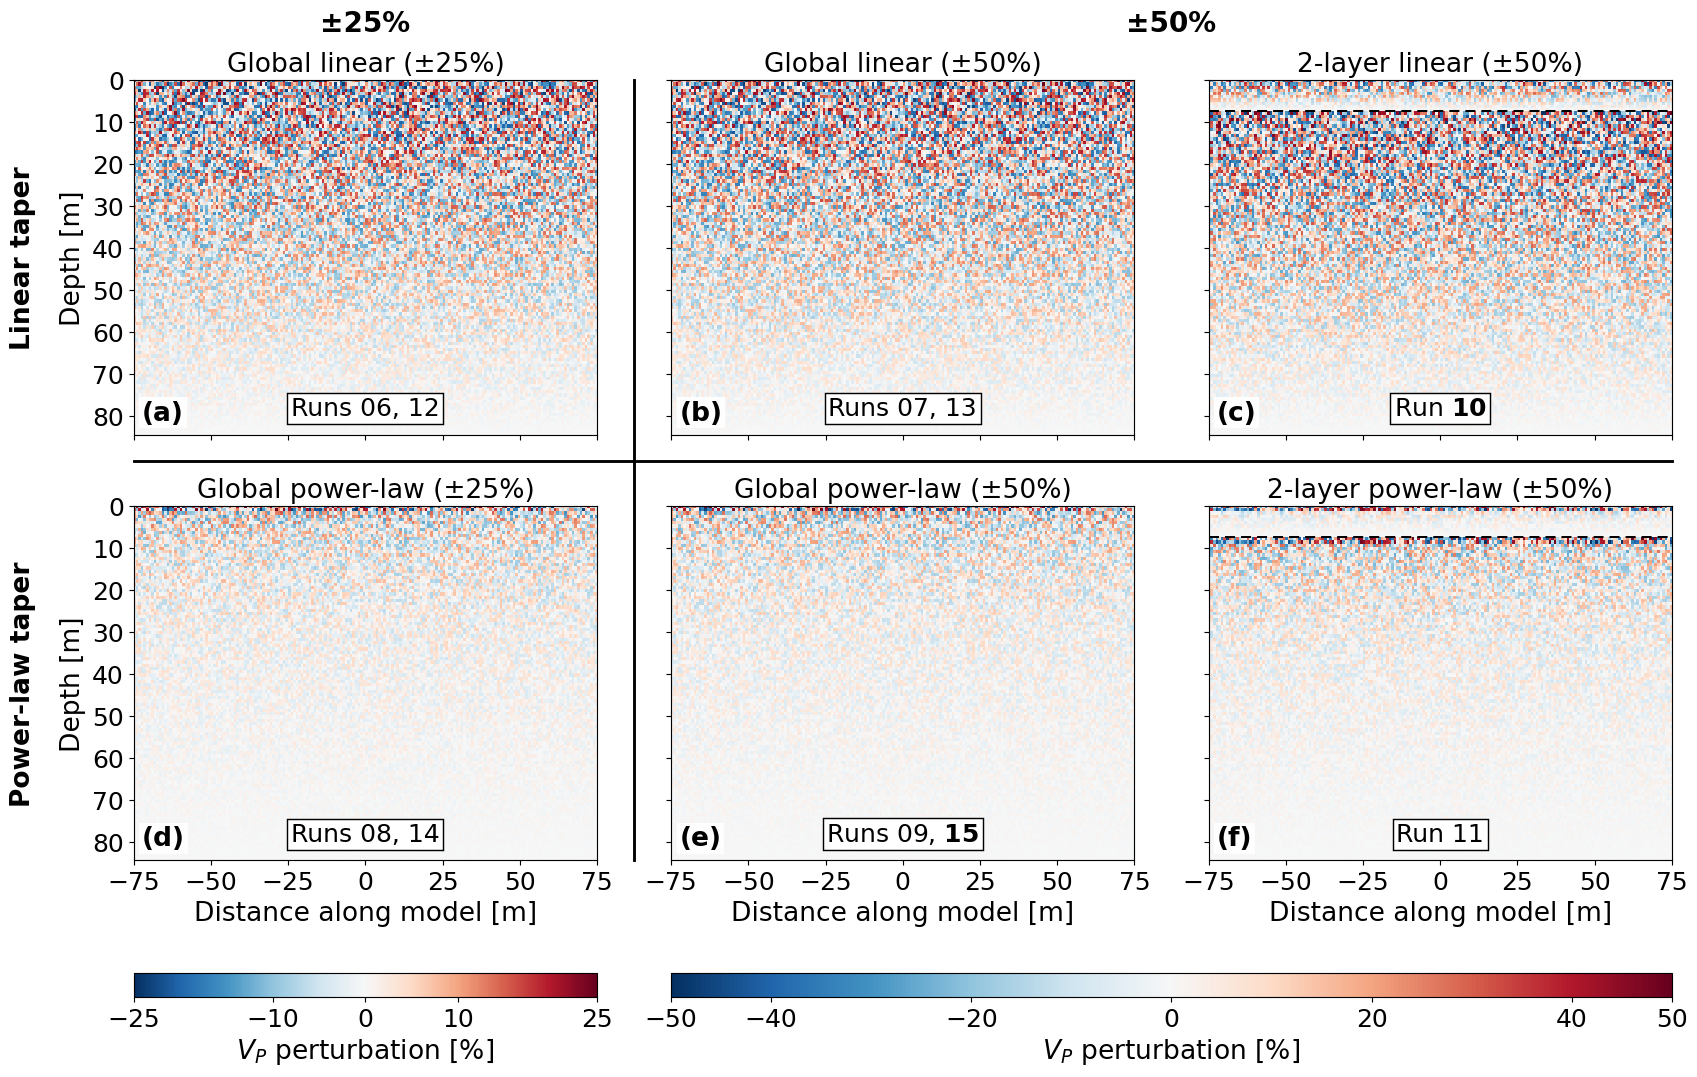

The script that saved this image:
"""Figure 5: example random V_P perturbation fields for the scattering models (linear and power-law tapers)."""

import matplotlib.pyplot as plt
import numpy as np
from matplotlib.cm import ScalarMappable
from matplotlib.colors import Normalize

FS = 18.5
plt.rcParams.update({"font.size": FS, "xtick.labelsize": FS - 1, "ytick.labelsize": FS - 1})

BASE = 84.5   # model depth [m]
LAYER = 7.5   # layer boundary [m]
x = np.linspace(-75, 75, 360)
z = np.linspace(0, BASE, 220)
rng = np.random.default_rng(14)


def make_noise():
    """Uniform random noise in 2 x 2 blocks, scaled to [-1, 1]."""
    small = rng.uniform(-1, 1, (len(z) // 2, len(x) // 2))
    noise = np.repeat(np.repeat(small, 2, axis=0), 2, axis=1)
    return noise / np.abs(noise).max()


def taper(kind, top, bottom):
    u = np.clip((z - top) / (bottom - top), 0, 1)
    return 1 - u if kind == "linear" else 1 - u**0.25


def make_field(kind, amp, noise, layered=False):
    if layered:
        t = np.where(z <= LAYER, taper(kind, 0, LAYER), taper(kind, LAYER, BASE))
    else:
        t = taper(kind, 0, BASE)
    field = amp * t[:, None] * noise
    if kind == "power":   # full amplitude in the top 4 rows of each layer
        cap = amp * noise[:4] / np.abs(noise[:4]).max()
        field[:4] = cap
        if layered:
            k = np.argmax(z >= LAYER)
            field[k:k + 4] = cap
    return field


noise_linear, noise_power, noise_layer_linear, noise_layer_power = (make_noise() for _ in range(4))

# title, label of runs, field, amplitude [%], layered
panels = [
    ("Global linear (±25%)", "Runs 06, 12", make_field("linear", 25, noise_linear), 25, False),
    ("Global linear (±50%)", "Runs 07, 13", make_field("linear", 50, noise_linear), 50, False),
    ("2-layer linear (±50%)", r"Run $\mathbf{10}$",
     make_field("linear", 50, noise_layer_linear, layered=True), 50, True),
    ("Global power-law (±25%)", "Runs 08, 14", make_field("power", 25, noise_power), 25, False),
    ("Global power-law (±50%)", r"Runs 09, $\mathbf{15}$", make_field("power", 50, noise_power), 50, False),
    ("2-layer power-law (±50%)", "Run 11",
     make_field("power", 50, noise_layer_power, layered=True), 50, True),
]

fig, axs = plt.subplots(2, 3, figsize=(16.5, 10.6), sharex=True, sharey=True)
fig.subplots_adjust(left=0.085, right=0.99, top=0.915, bottom=0.2, wspace=0.16, hspace=0.2)

for letter, ax, (title, runs, field, amp, layered) in zip("abcdef", axs.flat, panels):
    ax.pcolormesh(x, z, field, shading="nearest", cmap="RdBu_r", norm=Normalize(-amp, amp),
                  rasterized=True)
    ax.set_title(title, fontsize=FS)
    ax.text(0.018, 0.025, f"({letter})", transform=ax.transAxes, ha="left", va="bottom",
            fontweight="bold", zorder=40,
            bbox=dict(boxstyle="square,pad=0.10", fc="white", ec="none", alpha=0.95))
    ax.text(0.5, 0.04, runs, transform=ax.transAxes, ha="center", va="bottom", fontsize=FS - 1,
            bbox=dict(boxstyle="square,pad=0.15", fc="white", ec="black"), zorder=6)
    if layered:
        ax.axhline(LAYER, color="black", ls=(0, (5, 3)), lw=1.4, zorder=5)
    ax.set_xlim(-75, 75)
    ax.set_ylim(BASE, 0)
    ax.set_xticks(np.arange(-75, 76, 25))
    ax.set_yticks(np.arange(0, 81, 10))

for ax in axs[:, 0]:
    ax.set_ylabel("Depth [m]")
for ax in axs[1, :]:
    ax.set_xlabel("Distance along model [m]")

# row labels, separating bars, column headers
pa, pb, pc = (axs[0, j].get_position() for j in range(3))
pd = axs[1, 0].get_position()
for p, label in ((pa, "Linear taper"), (pd, "Power-law taper")):
    fig.text(0.02, 0.5 * (p.y0 + p.y1), label, rotation=90, ha="center", va="center",
             fontweight="bold")

fig.canvas.draw()
inv = fig.transFigure.inverted()
row2_title_top = inv.transform(axs[1, 0].title.get_window_extent())[1, 1]
row1_title_top = inv.transform(axs[0, 0].title.get_window_extent())[1, 1]

xbar = 0.5 * (pa.x1 + pb.x0)
ybar = pa.y0 - 0.62 * (pa.y0 - row2_title_top)
fig.add_artist(plt.Line2D([xbar, xbar], [pd.y0, pa.y1], color="black", lw=2.0))
fig.add_artist(plt.Line2D([pa.x0, pc.x1], [ybar, ybar], color="black", lw=2.0))
fig.text(0.5 * (pa.x0 + pa.x1), row1_title_top + 0.012, "±25%", ha="center", va="bottom",
         fontsize=FS + 1, fontweight="bold")
fig.text(0.5 * (pb.x0 + pc.x1), row1_title_top + 0.012, "±50%", ha="center", va="bottom",
         fontsize=FS + 1, fontweight="bold")

# colour bars
cax25 = fig.add_axes([pa.x0, 0.075, pa.width, 0.022])
cax50 = fig.add_axes([pb.x0, 0.075, pc.x1 - pb.x0, 0.022])
cb25 = fig.colorbar(ScalarMappable(Normalize(-25, 25), "RdBu_r"), cax=cax25, orientation="horizontal")
cb50 = fig.colorbar(ScalarMappable(Normalize(-50, 50), "RdBu_r"), cax=cax50, orientation="horizontal")
cb25.set_ticks([-25, -10, 0, 10, 25])
cb50.set_ticks([-50, -40, -20, 0, 20, 40, 50])
for cb in (cb25, cb50):
    cb.set_label("$V_P$ perturbation [%]", labelpad=4)

fig.savefig("Figure5.png", dpi=103, bbox_inches="tight", facecolor="white")
